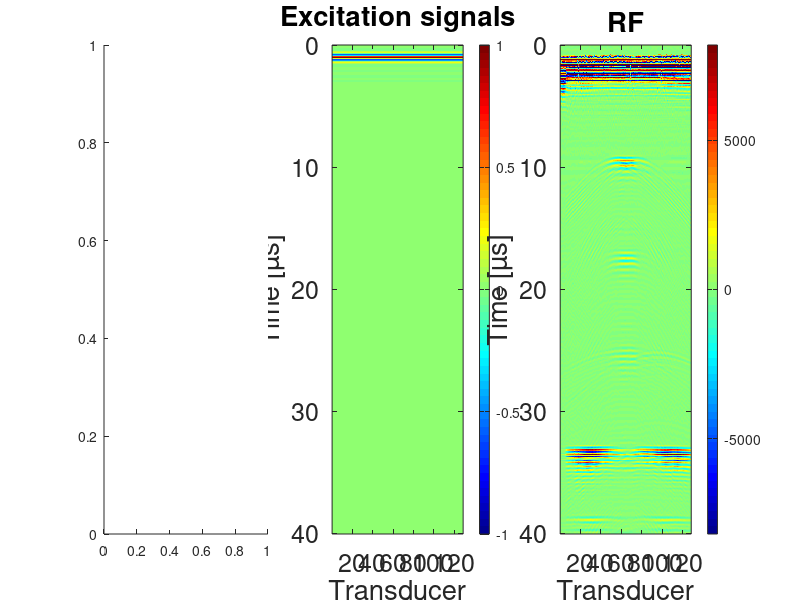

Here is the MATLAB script that generated this plot: (Note: this script raises an error after producing the figure.)
%%%%%%%%%%%%%%%%%%%%%%%%%%%%%%%%%%%%%%%%%%%%%%%%%%%%%%%%%%%%%%%%%%%%%%%%%%%%%%%%
%   Copyright 2024 Samuel Rodriguez
% 
%    Licensed under the Apache License, Version 2.0 (the "License");
%    you may not use this file except in compliance with the License.
%    You may obtain a copy of the License at
% 
%        http://www.apache.org/licenses/LICENSE-2.0
% 
%    Unless required by applicable law or agreed to in writing, software
%    distributed under the License is distributed on an "AS IS" BASIS,
%    WITHOUT WARRANTIES OR CONDITIONS OF ANY KIND, either express or implied.
%    See the License for the specific language governing permissions and
%    limitations under the License.
%%%%%%%%%%%%%%%%%%%%%%%%%%%%%%%%%%%%%%%%%%%%%%%%%%%%%%%%%%%%%%%%%%%%%%%%%%%%%%%%%
% Choosing the computation method
Option_imaging=1;
% 1: First generation FTIM     G=UxV         [S. Rodriguez et al., Ultrasonics 52, 1010–1018, 2012, 10.1016/j.ultras.2012.08.002]
% 2: Fourier-based simulation  G=omega^2xUxV [S. Rodriguez et al., Ultrasonics 54, 1880–1890, 2014, 10.1016/j.ultras.2013.10.001]
% 3: matricial FTIM            G=UxV         [S. Rodriguez et al., Ultrasonics 68, 8–16, 2016, 10.1016/j.ultras.2016.02.002]
% NB: Option 3 is more RAM-demanding
%% Loading experimental data
load('Aluminum_piece_with_7holes.mat');
% Single plane wave insonification

Screen_size=get(0,'ScreenSize');
figure_size=round([1 Screen_size(4)*.15 [0.95 0.75].*Screen_size(3:4)]);

figure('Position',figure_size);
h1=subplot(132);
imagesc([1,size(Ptes_expe.signalIn,2)],[0 , (size(Ptes_expe.signalIn,1)-1)/Ptes_expe.fe*1e6],Ptes_expe.signalIn,[-1 1])
xlabel('Transducer');ylabel('Time [µs]');title('Excitation signals')
set(gca,'FontSize',18)
colormap jet;colorbar
hold on

h2=subplot(133);
imagesc([1,size(RFdata,2)],[0 , (size(RFdata,1)-1)/Ptes_expe.fe*1e6],RFdata)
xlabel('Transducer');ylabel('Time [µs]');title('RF')
set(gca,'FontSize',18)
colormap jet;colorbar
hold on

subplot(131)
[X,map] = imread('experimental_setup.jpg');
imshow(X,map)
title('Experimental setup');set(gca,'FontSize',18)


drawnow

%% Defining the array and the reference medium used for imaging
% Ptes_expe.tStart corresponds to the spatial offset.
% It corrects the impedance adaptation layer of the array
% tStart and space-offset relation is given by:
% tStart=2*offset/C;

% Offset truncation
ind_tstart=round(Ptes_expe.tStart*Ptes_expe.fe)+1;
RF=RFdata(ind_tstart:end,:);
Ptes_expe.N_trans=size(RF,2);

% Image
Ptes_expe.Profondeur=60e-3; % Image depth
Pitch_divider=2;            % Needs to be an integer
Ptes_expe.resolution=Ptes_expe.Pitch/Pitch_divider;
Ptes_expe.tRange=round(2.2*Ptes_expe.Profondeur / Ptes_expe.C * Ptes_expe.fe) /Ptes_expe.fe;
Ptes_expe.t = [0:1/Ptes_expe.fe:(Ptes_expe.tRange)-1/Ptes_expe.fe];

%% Preprocessing the experimental data before imaging
% Setting the saturated RF signal beginning to 0
T_erase=3.2e-6; % [µs]
[~,ind_T_erase]=min(abs(Ptes_expe.t-T_erase));
RF(1:ind_T_erase,:)=0;
plot([1,size(RF,2)],[1 1]*T_erase*1e6,'LineWidth',2,'Color',[1 0 0],'LineStyle','--','Parent',h2);

% Harmonization between the measurement duration and the spatial depth of the image
if length(Ptes_expe.t)>size(RF,1)
    warning('The required depth is greater than the corresponding time duration of the RF\n RF will be zero-padded\n');
    RF=[RF;zeros(length(Ptes_expe.t)-size(RF,1),size(RF,2))];
else
    RF=RF(1:length(Ptes_expe.t),:);
    plot([1,size(RF,2)],[1 1]*Ptes_expe.t(end)*1e6,'LineWidth',2,'Color',[1 0 0],'LineStyle','--','Parent',h2);
end

if length(Ptes_expe.t)>size(Ptes_expe.signalIn,1)
    Ptes_expe.signalIn=[Ptes_expe.signalIn;zeros(length(Ptes_expe.t)-size(Ptes_expe.signalIn,1),size(Ptes_expe.signalIn,2))];
else
    Ptes_expe.signalIn=Ptes_expe.signalIn(1:length(Ptes_expe.t),:);
    plot([1,size(Ptes_expe.signalIn,2)],[1 1]*Ptes_expe.t(end)*1e6,'LineWidth',2,'Color',[1 0 0],'LineStyle','--','Parent',h1);
end
drawnow

% Computation of frequency-domain signals
Ptes_expe.freq=[0:size(Ptes_expe.signalIn,1)-1]/size(Ptes_expe.signalIn,1)*Ptes_expe.fe;
Ptes_expe.fft_signal=fft(Ptes_expe.signalIn);
fft_RF = fft(RF);

% Frequency range of interest
BF=Ptes_expe.f0*[0.5 1.5]; 
[~,ind_fmin]=min(abs(Ptes_expe.freq-BF(1)));
[~,ind_fmax]=min(abs(Ptes_expe.freq-BF(2)));

Ptes_calcul.freq=Ptes_expe.freq(ind_fmin:ind_fmax); 
Ptes_expe.fft_signal=Ptes_expe.fft_signal(ind_fmin:ind_fmax,:);
fft_RF = fft_RF(ind_fmin:ind_fmax,:);


%% Computing the images
if Option_imaging~=2
    fprintf('Computing the radiation transfer function of one element : ')
    tic
    Ptes_calcul=FT_transducteur(Ptes_expe.C,Ptes_expe.Largeur_transducteur,round(Ptes_expe.N_trans*2.2)*Ptes_expe.Largeur_transducteur,Ptes_expe.Profondeur,Ptes_expe.resolution,Ptes_calcul.freq);
    h=toc; fprintf('%f s\n',h)
end

switch Option_imaging
    case 1
        fprintf('Computing directly the image (FTIM): ')
        tic
        [Ptes_calcul.X_image,Ptes_calcul.Y_image,ImageTopo,ImageTopoNorm]=Image_FctTransfert_lineaire_2024(Ptes_expe.Pitch,Ptes_calcul,Ptes_expe.freq,Ptes_expe.fft_signal,fft_RF,0);
        h=toc; fprintf('%f s\n',h)
    case 2
        fprintf('Computing using Fourier propagation \n')
        tic;
        [Ptes_calcul.X_image,Ptes_calcul.Y_image,ImageTopo,ImageTopoNorm]=...
            Image_Fourier_isotrope(Ptes_expe.Pitch,Pitch_divider,[0:Ptes_expe.resolution:Ptes_expe.Profondeur],Ptes_calcul.freq.',Ptes_expe.fft_signal,fft_RF,Ptes_expe.C,1.1);
        h=toc; fprintf('%f s\n',h)
    case 3
        fprintf('Computing imaging matrix (used in SelF-EASE) : ')
        Option_normalisation=0;
        tic;        
        [Ptes_calcul]=Matrice_imagerie2024(Ptes_calcul,Ptes_expe,Option_normalisation);
        h=toc; fprintf('%f s\n',h)
        
        % Construction de l'image
        fprintf('Computing the image using the matrix: ')
        tic;
        u = reshape(conj(single(fft_RF)),size(fft_RF,1)*size(fft_RF,2),1);
        ImageTopo_ligne=(Ptes_calcul.A*u); %%G=AX, cela forme l'image du milieu
        ImageTopo=reshape(ImageTopo_ligne,length(Ptes_calcul.Y_image),[]);%size(Ptes_calcul.A,1)/length(Ptes_calcul.Y_image));
        ImageTopo=ImageTopo/(max(max(abs(ImageTopo))));
        h=toc; fprintf('%f s\n',h)
end
%% Plots
Echelle=[0,1]*max(max(abs(ImageTopo)));
Bornes_X=[Ptes_calcul.X_image(1) Ptes_calcul.X_image(end)];
Bornes_Y=[Ptes_calcul.Y_image(1) Ptes_calcul.Y_image(end)];

figure_size2=figure_size+round([0.2*Screen_size(3) 0 0 0]);
figure('Position',figure_size2);
if Option_imaging~=3
    subplot(121)
    imagesc(Ptes_calcul.X_image*1e3,1e3*Ptes_calcul.Y_image,abs(ImageTopo),Echelle);
    axis image;
    set(gca,'XLim',Bornes_X*1e3,'YLim',Bornes_Y*1e3,'FontSize',18);
    axis ij;
    xlabel('x axis [mm]')
    ylabel('y axis [mm]')
    title('without normalization')
    colormap jet
    colorbar
    
    subplot(122)
    imagesc(Ptes_calcul.X_image*1e3,1e3*Ptes_calcul.Y_image,abs(ImageTopoNorm));
    axis image;
    set(gca,'XLim',Bornes_X*1e3,'YLim',Bornes_Y*1e3,'FontSize',18);
    axis ij;
    xlabel('x axis [mm]')
    % ylabel('y axis [mm]')
    title('with normalization')
    colormap jet
    colorbar
else
    imagesc(Ptes_calcul.X_image*1e3,1e3*Ptes_calcul.Y_image,abs(ImageTopo),Echelle);
    axis image;
    set(gca,'XLim',Bornes_X*1e3,'YLim',Bornes_Y*1e3,'FontSize',18);
    axis ij;
    xlabel('x axis [mm]')
    ylabel('y axis [mm]')
    colormap jet
    colorbar
end
